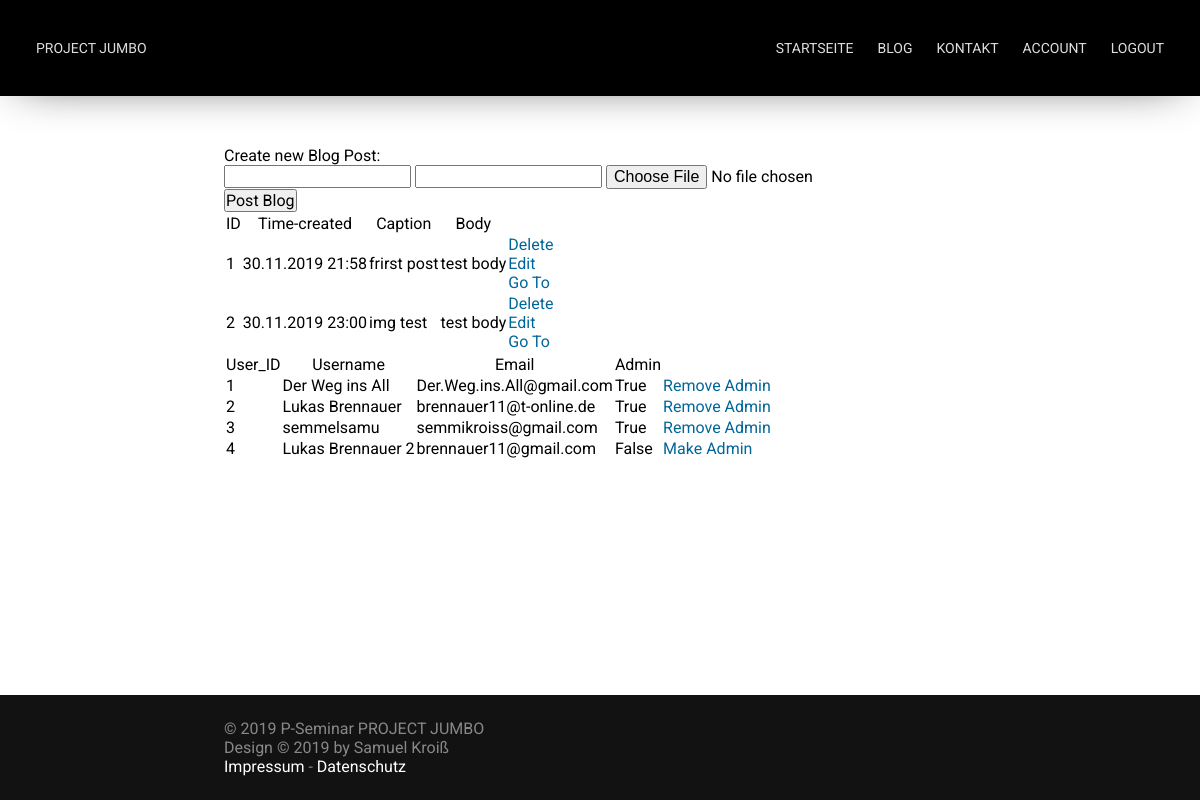
The app's page /admin (signed in), older data.
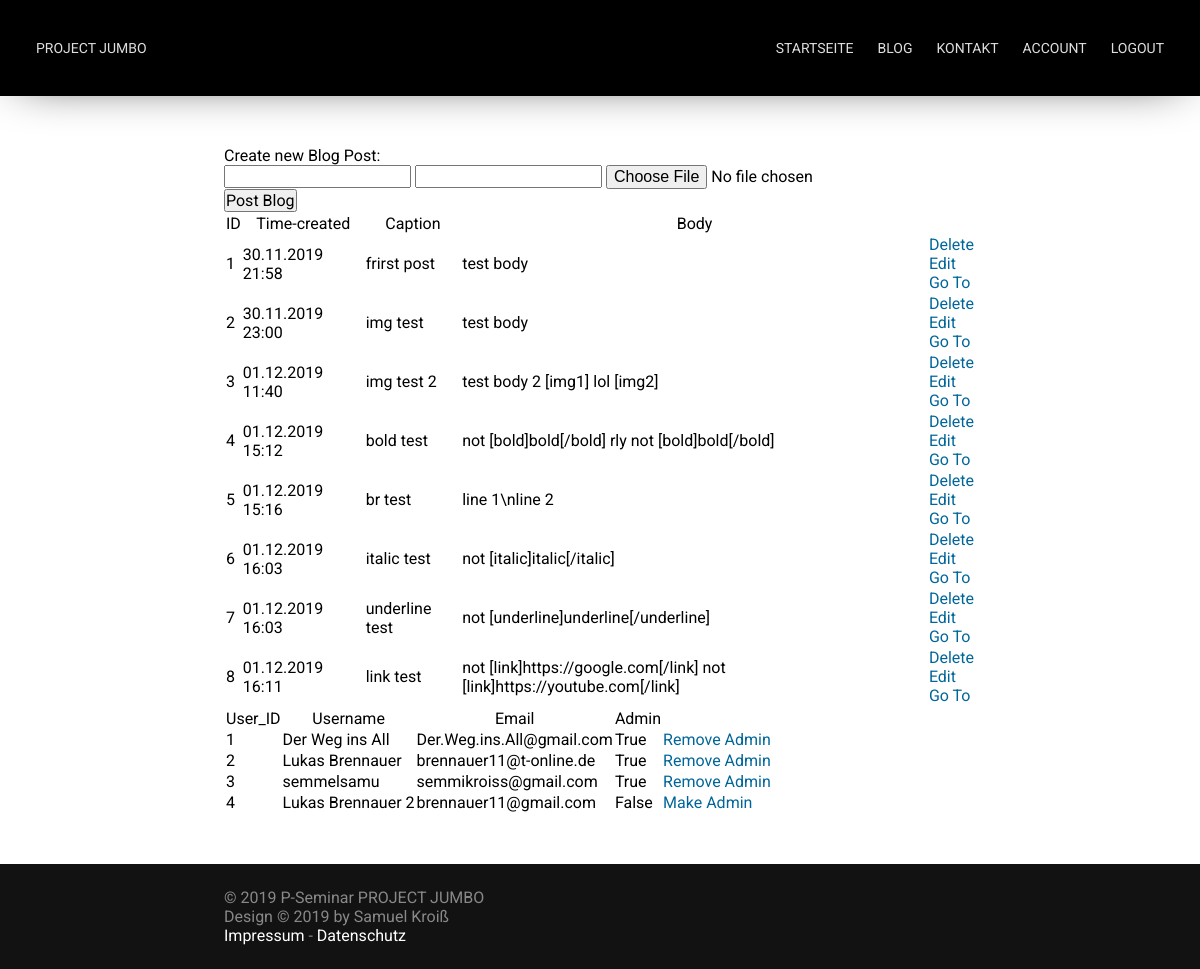
The same page, newer data.
### app/models.py (models this page shows, shortened)
class Blog_Post(db.Model):
    id = db.Column(db.Integer, primary_key=True)
    caption = db.Column(db.String, nullable=False)
    posted_by = db.Column(db.Integer, db.ForeignKey("user.id"))
    body = db.Column(db.String, nullable=False)
    time_created = db.Column(db.DateTime, default=datetime.now() )
    images = db.Column(db.String)

class User(db.Model):
    id = db.Column(db.Integer, primary_key=True)
    username = db.Column(db.String(64), nullable=False, unique=True)
    password_hash = db.Column(db.String(120))
    email = db.Column(db.String, nullable=False, unique=True)
    admin_acc = db.Column(db.Boolean, default=False, nullable=False)
    is_active = True
    is_authenticated = True

### app/routes.py (the view)
@app.route("/admin", methods=['POST', 'GET'])
@login_required
def admin():
    if current_user.admin_acc == True:
        if request.method == 'POST':
            images = []
            try_image = 0
            is_image = True
            while True:
                try:
                    try_image+=1
                    file = request.files['file'+str(try_image)]
                    if file.filename != '':
                        if file and allowed_file(file.filename):
                            filename = secure_filename(file.filename)
                            path = 'static/blog_images/'+str(max_post_id()+1)
                            if not os.path.exists(path):
                                os.makedirs(path)
                            file.save(path+'/'+filename)
                            images.append(filename)
                except:
                    break
            result_string = ""
            for image in images:
                result_string += str(max_post_id()+1)+'/'+image+' ; '
            try:
                db.session.add(Blog_Post(caption=request.form['caption'], posted_by=current_user.id, body=request.form['body'], images=result_string))
                db.session.commit()
                return redirect(url_for('admin'))
            except Exception as e:
                return render_template("error.html", title="Error", error=e)
        else:
            posts = Blog_Post.query.order_by(Blog_Post.time_created).all()
            users = User.query.order_by(User.id).all()
            return render_template("admin.html", title="Admin", posts=posts, users=users)
    else:
        return render_template("error.html", title="Error", error="You're not allowed to use that page!")

### app/models.py (called while the page is built)
@login.user_loader
def load_user(id):
    return User.query.get(id)

### templates/admin.html (shortened to what this page needs)
{% extends 'base.html' %}
{% block content %}
    <p>Create new Blog Post:</p>
    <form action="/admin" method="POST" enctype=multipart/form-data id="blog_post_form">
        <input type="text" name="caption">
        <input type="text" name="body">
        <input type=file name="file1" id="file_input_1" onchange="set_file_input()">
        <input type="submit" value="Post Blog">
    </form>
    {% if posts|length < 1 %}
        <p>There are no Blogposts available!</p>
    {% else %}
        <table>
            <tr>
                <th>ID</th>
                <th>Time-created</th>
                <th>Caption</th>
                <th>Body</th>
            </tr>
            {% for post in posts %}
                <tr>
                    <td>{{ post.id }}</td>
                    <td>{{ post.time_created.__format__("%d.%m.%Y %H:%M") }}</tds>
                    <td>{{ post.caption }}</td>
                    <td>{{ post.body }}</td>
                    <td>
                        <a href="{{ url_for( 'delete', id=post.id ) }}">Delete</a>
                        <br>
                        <a href="{{ url_for( 'edit', id=post.id ) }}">Edit</a>
                        <br>
                        <a href="{{ url_for( 'blog_post', id=post.id ) }}">Go To</a>
                    </td>
                </tr>
            {% endfor %}
        </table>
    {% endif %}
    {% if users|length < 1 %}
        <p>There are no Users available!</p>
    {% else %}
        <table>
            <tr>
                <th>User_ID</th>
                <th>Username</th>
                <th>Email</th>
                <th>Admin</th>
            </tr>
            {% for user in users %}
                <tr>
                    <td>{{ user.id }}</td>
                    <td>{{ user.username }}</tds>
                    <td>{{ user.email }}</td>
                    <td>{{ user.admin_acc }}</td>
                    <td>
                        <a href="{{ url_for( 'manage_admin', id=user.id ) }}">
                            {% if user.admin_acc==true %}
                                Remove Admin
                            {% else %}
                                Make Admin
                            {% endif %}
                        </a>
                    </td>
                </tr>
            {% endfor %}
        </table>
    {% endif %}
{% endblock %}

### templates/base.html (shortened to what this page needs)
<!DOCTYPE html>
<html>
	<head>
		<link href="{{ url_for('static', filename='css/main.css') }}" rel="stylesheet">
		<link href="{{ url_for('static', filename='css/nav.css') }}" rel="stylesheet">
	</head>
	<body>
		<div id="container">
			<nav id="nav" bg>
				<a href="{{ url_for('index') }}">Project Jumbo</a>
				<ul>
					<li><a href="{{ url_for('index') }}#begin">Startseite</a></li>
					<li><a href="{{ url_for('blog') }}">Blog</a></li>
					<li><a href="#">Kontakt</a></li>
					{% if current_user.is_authenticated %}
					<li><a href="{{ url_for('user_page') }}">Account</a></li>
					<li><a href="{{ url_for('logout') }}">Logout</a></li>
					{% else %}
					<li><a href="{{ url_for('login') }}">Login</a></li>
					{% endif %}
				</ul>
			</nav>
			<div class="spacer nav"></div>
			<section id="content">
				{% block content %}  {% endblock %}
			</section>
			<div class="spacer footer"></div>
			<footer id="footer">
				<p>&copy; 2019 P-Seminar PROJECT JUMBO<br />Design &copy; 2019 by Samuel Kroiß<br /><a href="#">Impressum</a> - <a href="#">Datenschutz</a></p>
			</footer>
		</div>
	</body>
</html>

### static/css/main.css (style rules this page uses)
* { margin: 0; padding: 0; font-family: 'Roboto', sans-serif; font-size: 16px; font-weight: 400; text-decoration: none; scroll-behavior: smooth; }
body { width: 100%; height: 100%; overflow-x: hidden; overflow-y: scroll; }
.spacer { width: 100vw; }
.spacer.nav { height: 96px; }
.spacer.footer { height: 105px; }
#content a, b { display: inline; padding: 0; }
#content * a { color: #006699; }
#container { display: block; width: 100%; min-height: 100vh; position: relative; }
#content { max-width: 800px; margin: 0 auto; padding: 50px 24px; box-sizing: border-box; }
#footer { width: 100%; background: #121212; position: absolute; right: 0; bottom: 0; left: 0; }
#footer p { max-width: 800px; margin: 0 auto; padding: 24px; color: #888888; box-sizing: border-box; }
#footer a { text-decoration: none; color: #FFFFFF; }

### static/css/nav.css (style rules this page uses)
:root { --link-color: #DEDEDE; }
#nav { width: 100%; height: 96px; box-sizing: border-box; position: fixed; z-index: 10; overflow: hidden; transition: background 500ms, box-shadow 500ms, height 300ms; }
#nav[bg] { background: #000000; box-shadow: 0px 0px 50px -20px rgba(0,0,0,1); }
#nav ul { float: right; display: flex; }
#nav ul li { list-style-type: none; }
#nav a { color: var(--link-color); text-transform: uppercase; font-size: 14px; line-height: 48px; float: left; padding: 0 12px; display: block; transition: color 100ms; }
#nav a { font-family: 'Alata', sans-serif; }
#nav ul li a { font-family: 'Roboto', sans-serif; }
@media only screen and (min-width: 900px) { #nav { padding: 24px; } }

Row changes from the older to the newer data that the page shows:
added Blog_Post: id "3", time_created.__format__ "01.12.2019 11:40", caption "img test 2", body "test body 2 [img1] lol [img2]"
added Blog_Post: id "4", time_created.__format__ "01.12.2019 15:12", caption "bold test", body "not [bold]bold[/bold] rly not [bold]bold[/bold]"
added Blog_Post: id "5", time_created.__format__ "01.12.2019 15:16", caption "br test", body "line 1\\nline 2"
added Blog_Post: id "6", time_created.__format__ "01.12.2019 16:03", caption "italic test", body "not [italic]italic[/italic]"
added Blog_Post: id "7", time_created.__format__ "01.12.2019 16:03", caption "underline test", body "not [underline]underline[/underline]"
added Blog_Post: id "8", time_created.__format__ "01.12.2019 16:11", caption "link test", body "not [link]https://google.com[/link] not [link]https://youtube.com[/link]"
